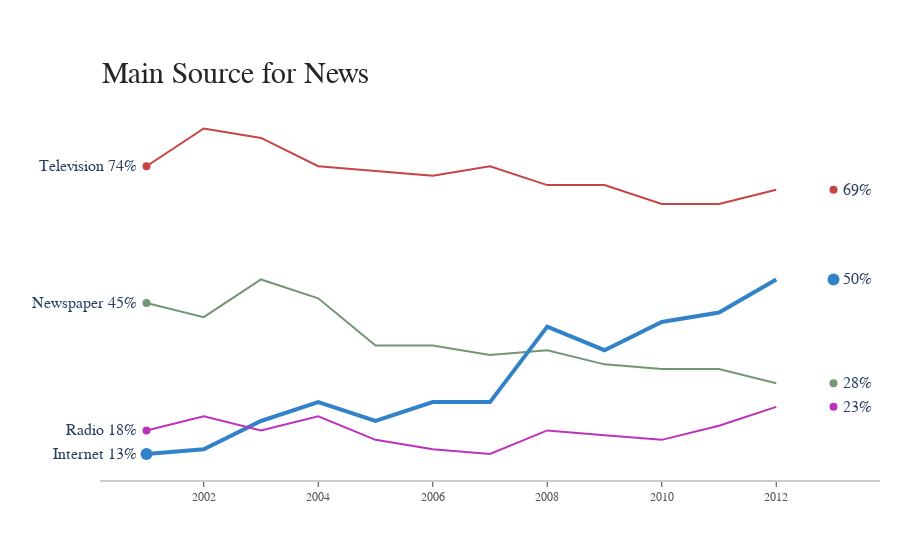

This figure's notebook cell:
### Markdown cell above
## Task 3 (10 minutes)

Read the following code snippet and try to understand its structure. It might help to make some changes to see how this changes the resulting plot. You do not have to understand every detail, just understand which part of the code is responsible for which part of the plot.

### Code cell
title = "Main Source for News"
labels = ["Television", "Newspaper", "Internet", "Radio"]
colors = ["rgb(200,67,67)", "rgb(115,150,115)", "rgb(49,130,200)", "rgb(189,50,189)"]

mode_size = [8, 8, 12, 8]
line_size = [2, 2, 4, 2]

x_data = list(range(2001, 2014))

y_data = [
    [74, 82, 80, 74, 73, 72, 74, 70, 70, 66, 66, 69],
    [45, 42, 50, 46, 36, 36, 34, 35, 32, 31, 31, 28],
    [13, 14, 20, 24, 20, 24, 24, 40, 35, 41, 43, 50],
    [18, 21, 18, 21, 16, 14, 13, 18, 17, 16, 19, 23],
]

fig = go.Figure()

for i in range(4):
    fig.add_trace(
        go.Scatter(
            x=x_data,
            y=y_data[i],
            mode="lines",
            name=labels[i],
            line={"color": colors[i], "width": line_size[i]},
            connectgaps=True,
        )
    )

    # endpoints
    fig.add_trace(
        go.Scatter(
            x=[x_data[0], x_data[-1]],
            y=[y_data[i][0], y_data[i][-1]],
            mode="markers",
            marker={"color": colors[i], "size": mode_size[i]},
        )
    )

fig.update_layout(
    xaxis={
        "showline": True,
        "showgrid": False,
        "showticklabels": True,
        "linecolor": "rgb(204, 204, 204)",
        "linewidth": 2,
        "ticks": "outside",
        "tickfont": {
            "family": "Arial",
            "size": 12,
            "color": "rgb(82, 82, 82)",
        },
    },
    yaxis={
        "showgrid": False,
        "zeroline": False,
        "showline": False,
        "showticklabels": False,
    },
    autosize=False,
    margin={
        "autoexpand":False,
        "l":100,
        "r":20,
        "t":110,
    },
    showlegend=False,
    plot_bgcolor="white",
)

annotations = []

# Adding labels
for y_trace, label, color in zip(y_data, labels, colors):
    # labeling the left_side of the plot
    annotations.append(
        {
            "xref": "paper",
            "x": 0.05,
            "y": y_trace[0],
            "xanchor": "right",
            "yanchor": "middle",
            "text": label + " {}%".format(y_trace[0]),
            "font": {"family": "Arial", "size": 16},
            "showarrow": False,
        }
    )
    # labeling the right_side of the plot
    annotations.append(
        {
            "xref": "paper",
            "x": 0.95,
            "y": y_trace[11],
            "xanchor": "left",
            "yanchor": "middle",
            "text": "{}%".format(y_trace[11]),
            "font": {"family": "Arial", "size" :16},
            "showarrow": False,
            }
    )
# Title
annotations.append(
    {
        "xref": "paper",
        "yref": "paper",
        "x": 0.0,
        "y": 1.05,
        "xanchor": "left",
        "yanchor": "bottom",
        "text": "Main Source for News",
        "font": {"family": "Arial", "size": 30, "color": "rgb(37,37,37)"},
        "showarrow": False,
    }
)


fig.update_layout(annotations=annotations)

fig.show()

### Figure 1 — Plotly figure (JSON) as saved in the notebook; plotly's stock layout.template omitted (floating-point values rounded to 4 significant figures)
{"data": [{"connectgaps": true, "line": {"color": "rgb(200,67,67)", "width": 2}, "mode": "lines", "name": "Television", "type": "scatter", "x": [2001, 2002, 2003, 2004, 2005, 2006, 2007, 2008, 2009, 2010, 2011, 2012, 2013], "y": [74, 82, 80, 74, 73, 72, 74, 70, 70, 66, 66, 69]}, {"marker": {"color": "rgb(200,67,67)", "size": 8}, "mode": "markers", "type": "scatter", "x": [2001, 2013], "y": [74, 69]}, {"connectgaps": true, "line": {"color": "rgb(115,150,115)", "width": 2}, "mode": "lines", "name": "Newspaper", "type": "scatter", "x": [2001, 2002, 2003, 2004, 2005, 2006, 2007, 2008, 2009, 2010, 2011, 2012, 2013], "y": [45, 42, 50, 46, 36, 36, 34, 35, 32, 31, 31, 28]}, {"marker": {"color": "rgb(115,150,115)", "size": 8}, "mode": "markers", "type": "scatter", "x": [2001, 2013], "y": [45, 28]}, {"connectgaps": true, "line": {"color": "rgb(49,130,200)", "width": 4}, "mode": "lines", "name": "Internet", "type": "scatter", "x": [2001, 2002, 2003, 2004, 2005, 2006, 2007, 2008, 2009, 2010, 2011, 2012, 2013], "y": [13, 14, 20, 24, 20, 24, 24, 40, 35, 41, 43, 50]}, {"marker": {"color": "rgb(49,130,200)", "size": 12}, "mode": "markers", "type": "scatter", "x": [2001, 2013], "y": [13, 50]}, {"connectgaps": true, "line": {"color": "rgb(189,50,189)", "width": 2}, "mode": "lines", "name": "Radio", "type": "scatter", "x": [2001, 2002, 2003, 2004, 2005, 2006, 2007, 2008, 2009, 2010, 2011, 2012, 2013], "y": [18, 21, 18, 21, 16, 14, 13, 18, 17, 16, 19, 23]}, {"marker": {"color": "rgb(189,50,189)", "size": 8}, "mode": "markers", "type": "scatter", "x": [2001, 2013], "y": [18, 23]}], "layout": {"annotations": [{"font": {"family": "Arial", "size": 16}, "showarrow": false, "text": "Television 74%", "x": 0.05, "xanchor": "right", "xref": "paper", "y": 74, "yanchor": "middle"}, {"font": {"family": "Arial", "size": 16}, "showarrow": false, "text": "69%", "x": 0.95, "xanchor": "left", "xref": "paper", "y": 69, "yanchor": "middle"}, {"font": {"family": "Arial", "size": 16}, "showarrow": false, "text": "Newspaper 45%", "x": 0.05, "xanchor": "right", "xref": "paper", "y": 45, "yanchor": "middle"}, {"font": {"family": "Arial", "size": 16}, "showarrow": false, "text": "28%", "x": 0.95, "xanchor": "left", "xref": "paper", "y": 28, "yanchor": "middle"}, {"font": {"family": "Arial", "size": 16}, "showarrow": false, "text": "Internet 13%", "x": 0.05, "xanchor": "right", "xref": "paper", "y": 13, "yanchor": "middle"}, {"font": {"family": "Arial", "size": 16}, "showarrow": false, "text": "50%", "x": 0.95, "xanchor": "left", "xref": "paper", "y": 50, "yanchor": "middle"}, {"font": {"family": "Arial", "size": 16}, "showarrow": false, "text": "Radio 18%", "x": 0.05, "xanchor": "right", "xref": "paper", "y": 18, "yanchor": "middle"}, {"font": {"family": "Arial", "size": 16}, "showarrow": false, "text": "23%", "x": 0.95, "xanchor": "left", "xref": "paper", "y": 23, "yanchor": "middle"}, {"font": {"color": "rgb(37,37,37)", "family": "Arial", "size": 30}, "showarrow": false, "text": "Main Source for News", "x": 0, "xanchor": "left", "xref": "paper", "y": 1.05, "yanchor": "bottom", "yref": "paper"}], "autosize": false, "margin": {"autoexpand": false, "l": 100, "r": 20, "t": 110}, "plot_bgcolor": "white", "showlegend": false, "xaxis": {"linecolor": "rgb(204, 204, 204)", "linewidth": 2, "showgrid": false, "showline": true, "showticklabels": true, "tickfont": {"color": "rgb(82, 82, 82)", "family": "Arial", "size": 12}, "ticks": "outside"}, "yaxis": {"showgrid": false, "showline": false, "showticklabels": false, "zeroline": false}}}
